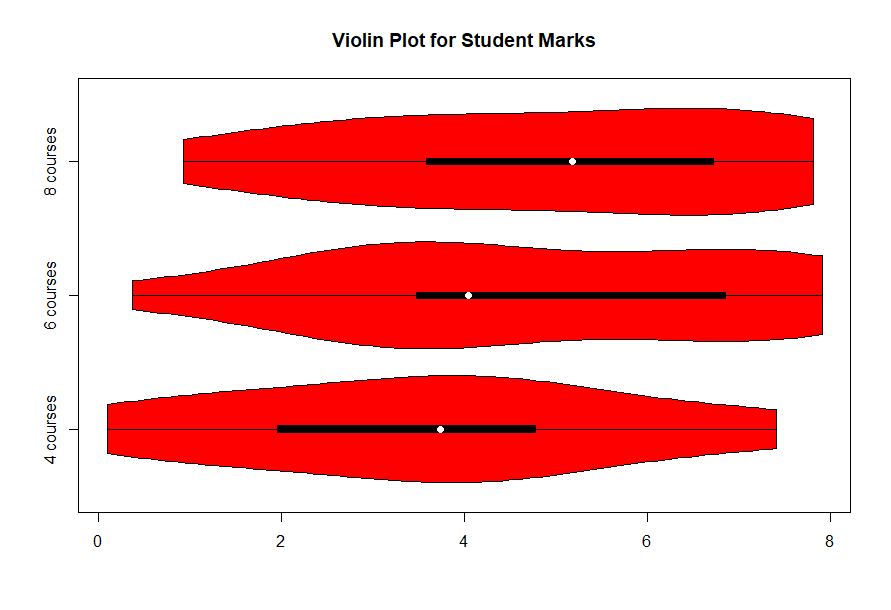

The R source for this figure:
#Day 5 Assignment 1

dato <- read.csv("studentmarks.csv", header = TRUE, sep = ",")
library(vioplot)

x1 <- dato$studytime[dato$nocourses==4]
x2 <- dato$studytime[dato$nocourses==6]
x3 <- dato$studytime[dato$nocourses==8]

vioplot(x1,x2,x3, horizontal = TRUE,
        col = "red",
        names = c("4 courses","6 courses","8 courses"))

title("Violin Plot for Student Marks")
